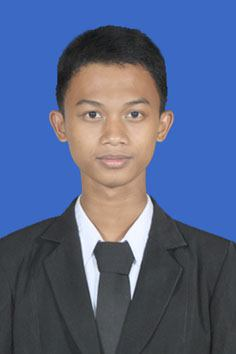
#> input picture image/zulfi.jpg, 236 x 354 px
$ python resize.py
#> lines starting #> are read from the running program, lines starting #| are printed output that depends on the picture
import cv2

image = cv2.imread("../image/zulfi.jpg", 0)
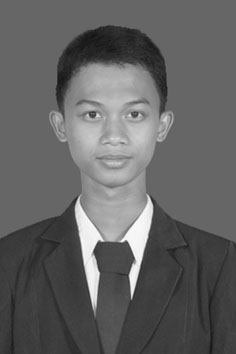
#> image: shape (354, 236); min 19, max 255, mean 98.6
print("size image original:", image.shape) #untuk melihat size image
#| size image original: (354, 236)

ratio = 120 #skala yang ingin kalian masukkan
width = round(image.shape[1] * ratio/100)
#> width = 283
height = round(image.shape[0])
#> height = 354
dimention = (width, height)
#> dimention = (283, 354)

resize = cv2.resize(image, dimention, interpolation=cv2.INTER_AREA)
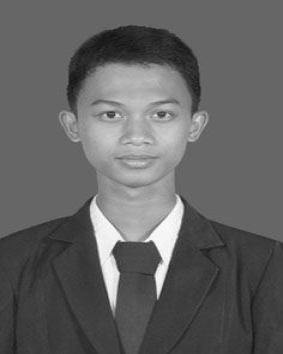
#> resize: shape (354, 283); min 19, max 255, mean 98.6
print("size image resize:", resize.shape)
#| size image resize: (354, 283)

cv2.imshow("Frame Image Original", image)
cv2.imshow("Frame Image Resize", resize)

cv2.waitKey(0)
cv2.destroyAllWindows()

$ run again, with image/baboon.jpg copied over image/zulfi.jpg
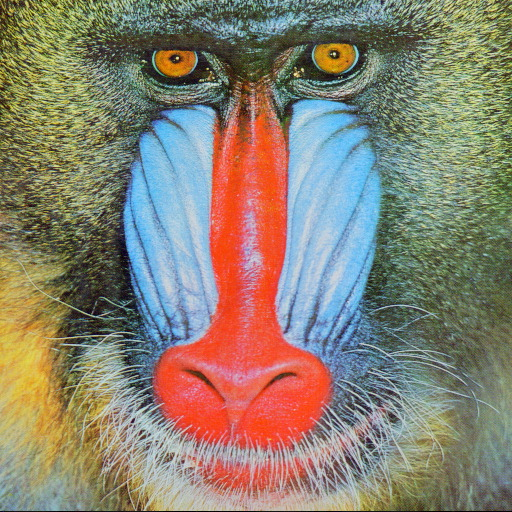
#> input picture image/baboon.jpg, 512 x 512 px
#> `image = cv2.imread("../image/zulfi.jpg", 0)`:
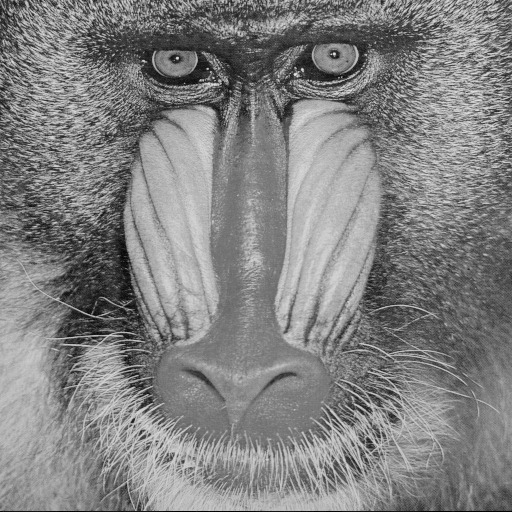
#> image: shape (512, 512); min 0, max 234, mean 129.7
#| size image original: (512, 512)
#> `resize = cv2.resize(image, dimention, interpolation=cv2.INTER_AREA)`:
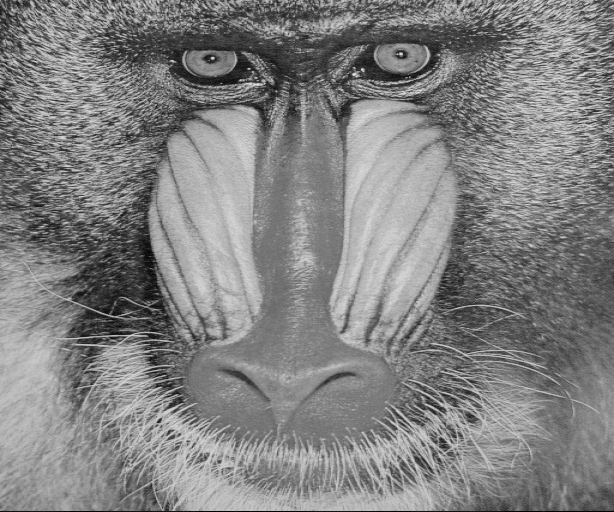
#> resize: shape (512, 614); min 0, max 233, mean 129.7
#| size image resize: (512, 614)
